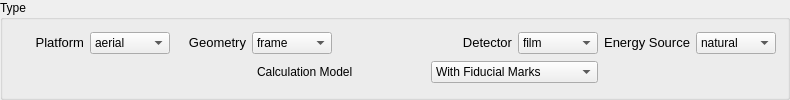
       <widget class="QGroupBox" name="groupBox">
        <property name="title">
         <string>Type</string>
        </property>
        <layout class="QGridLayout" name="gridLayout">
         <item row="1" column="2" colspan="3">
          <layout class="QHBoxLayout" name="horizontalLayout_40">
           <item>
            <widget class="QLabel" name="label_20">
             <property name="text">
              <string>Calculation Model</string>
             </property>
            </widget>
           </item>
           <item>
            <widget class="QComboBox" name="calcModelComboBox">
             <item>
              <property name="text">
               <string>With Fiducial Marks</string>
              </property>
             </item>
             <item>
              <property name="text">
               <string>With Sensor Dimensions</string>
              </property>
             </item>
             <item>
              <property name="text">
               <string>Fixed Parameters</string>
              </property>
             </item>
            </widget>
           </item>
          </layout>
         </item>
         <item row="0" column="5">
          <layout class="QHBoxLayout" name="horizontalLayout_8" stretch="1,0">
           <item>
            <widget class="QLabel" name="label_26">
             <property name="text">
              <string>&lt;!DOCTYPE HTML PUBLIC &quot;-//W3C//DTD HTML 4.0//EN&quot; &quot;http://www.w3.org/TR/REC-html40/strict.dtd&quot;&gt;
&lt;html&gt;&lt;head&gt;&lt;meta name=&quot;qrichtext&quot; content=&quot;1&quot; /&gt;&lt;style type=&quot;text/css&quot;&gt;
p, li { white-space: pre-wrap; }
&lt;/style&gt;&lt;/head&gt;&lt;body style=&quot; font-family:'Sans'; font-size:10pt; font-weight:400; font-style:normal;&quot;&gt;
&lt;table style=&quot;-qt-table-type: root; margin-top:4px; margin-bottom:4px; margin-left:4px; margin-right:4px;&quot;&gt;
&lt;tr&gt;
&lt;td style=&quot;border: none;&quot;&gt;
&lt;p align=&quot;right&quot; style=&quot; margin-top:0px; margin-bottom:0px; margin-left:0px; margin-right:0px; -qt-block-indent:0; text-indent:0px;&quot;&gt;Energy Source&lt;/p&gt;&lt;/td&gt;&lt;/tr&gt;&lt;/table&gt;&lt;/body&gt;&lt;/html&gt;</string>
             </property>
             <property name="alignment">
              <set>Qt::AlignRight|Qt::AlignTrailing|Qt::AlignVCenter</set>
             </property>
            </widget>
           </item>
           <item>
            <widget class="QComboBox" name="energyCombo">
             <property name="minimumSize">
              <size>
               <width>80</width>
               <height>0</height>
              </size>
             </property>
             <item>
              <property name="text">
               <string>natural</string>
              </property>
             </item>
            </widget>
           </item>
          </layout>
         </item>
         <item row="0" column="0">
          <layout class="QHBoxLayout" name="horizontalLayout_12">
           <item>
            <widget class="QLabel" name="label_4">
             <property name="sizePolicy">
              <sizepolicy hsizetype="MinimumExpanding" vsizetype="Preferred">
               <horstretch>0</horstretch>
               <verstretch>0</verstretch>
              </sizepolicy>
             </property>
             <property name="minimumSize">
              <size>
               <width>70</width>
               <height>0</height>
              </size>
             </property>
             <property name="text">
              <string>&lt;!DOCTYPE HTML PUBLIC &quot;-//W3C//DTD HTML 4.0//EN&quot; &quot;http://www.w3.org/TR/REC-html40/strict.dtd&quot;&gt;
&lt;html&gt;&lt;head&gt;&lt;meta name=&quot;qrichtext&quot; content=&quot;1&quot; /&gt;&lt;style type=&quot;text/css&quot;&gt;
p, li { white-space: pre-wrap; }
&lt;/style&gt;&lt;/head&gt;&lt;body style=&quot; font-family:'Sans'; font-size:10pt; font-weight:400; font-style:normal;&quot;&gt;
&lt;table style=&quot;-qt-table-type: root; margin-top:4px; margin-bottom:4px; margin-left:4px; margin-right:4px;&quot;&gt;
&lt;tr&gt;
&lt;td style=&quot;border: none;&quot;&gt;
&lt;p align=&quot;right&quot; style=&quot; margin-top:0px; margin-bottom:0px; margin-left:0px; margin-right:0px; -qt-block-indent:0; text-indent:0px;&quot;&gt;Platform&lt;/p&gt;&lt;/td&gt;&lt;/tr&gt;&lt;/table&gt;&lt;/body&gt;&lt;/html&gt;</string>
             </property>
            </widget>
           </item>
           <item>
            <widget class="QComboBox" name="platformCombo">
             <property name="minimumSize">
              <size>
               <width>80</width>
               <height>0</height>
              </size>
             </property>
             <item>
              <property name="text">
               <string>aerial</string>
              </property>
             </item>
            </widget>
           </item>
          </layout>
         </item>
         <item row="0" column="1" colspan="2">
          <layout class="QHBoxLayout" name="horizontalLayout_11">
           <item>
            <widget class="QLabel" name="label_2">
             <property name="sizePolicy">
              <sizepolicy hsizetype="MinimumExpanding" vsizetype="Preferred">
               <horstretch>0</horstretch>
               <verstretch>0</verstretch>
              </sizepolicy>
             </property>
             <property name="minimumSize">
              <size>
               <width>70</width>
               <height>0</height>
              </size>
             </property>
             <property name="text">
              <string>&lt;!DOCTYPE HTML PUBLIC &quot;-//W3C//DTD HTML 4.0//EN&quot; &quot;http://www.w3.org/TR/REC-html40/strict.dtd&quot;&gt;
&lt;html&gt;&lt;head&gt;&lt;meta name=&quot;qrichtext&quot; content=&quot;1&quot; /&gt;&lt;style type=&quot;text/css&quot;&gt;
p, li { white-space: pre-wrap; }
&lt;/style&gt;&lt;/head&gt;&lt;body style=&quot; font-family:'Sans'; font-size:10pt; font-weight:400; font-style:normal;&quot;&gt;
&lt;table style=&quot;-qt-table-type: root; margin-top:4px; margin-bottom:4px; margin-left:4px; margin-right:4px;&quot;&gt;
&lt;tr&gt;
&lt;td style=&quot;border: none;&quot;&gt;
&lt;p align=&quot;right&quot; style=&quot; margin-top:0px; margin-bottom:0px; margin-left:0px; margin-right:0px; -qt-block-indent:0; text-indent:0px;&quot;&gt;Geometry&lt;/p&gt;&lt;/td&gt;&lt;/tr&gt;&lt;/table&gt;&lt;/body&gt;&lt;/html&gt;</string>
             </property>
            </widget>
           </item>
           <item>
            <widget class="QComboBox" name="geometryCombo">
             <property name="minimumSize">
              <size>
               <width>80</width>
               <height>0</height>
              </size>
             </property>
             <item>
              <property name="text">
               <string>frame</string>
              </property>
             </item>
            </widget>
           </item>
          </layout>
         </item>
         <item row="0" column="4">
          <layout class="QHBoxLayout" name="horizontalLayout_13" stretch="1,0">
           <item>
            <widget class="QLabel" name="label_3">
             <property name="sizePolicy">
              <sizepolicy hsizetype="MinimumExpanding" vsizetype="Preferred">
               <horstretch>0</horstretch>
               <verstretch>0</verstretch>
              </sizepolicy>
             </property>
             <property name="minimumSize">
              <size>
               <width>70</width>
               <height>0</height>
              </size>
             </property>
             <property name="text">
              <string>&lt;!DOCTYPE HTML PUBLIC &quot;-//W3C//DTD HTML 4.0//EN&quot; &quot;http://www.w3.org/TR/REC-html40/strict.dtd&quot;&gt;
&lt;html&gt;&lt;head&gt;&lt;meta name=&quot;qrichtext&quot; content=&quot;1&quot; /&gt;&lt;style type=&quot;text/css&quot;&gt;
p, li { white-space: pre-wrap; }
&lt;/style&gt;&lt;/head&gt;&lt;body style=&quot; font-family:'Sans'; font-size:10pt; font-weight:400; font-style:normal;&quot;&gt;
&lt;table style=&quot;-qt-table-type: root; margin-top:4px; margin-bottom:4px; margin-left:4px; margin-right:4px;&quot;&gt;
&lt;tr&gt;
&lt;td style=&quot;border: none;&quot;&gt;
&lt;p align=&quot;right&quot; style=&quot; margin-top:0px; margin-bottom:0px; margin-left:0px; margin-right:0px; -qt-block-indent:0; text-indent:0px;&quot;&gt;Detector&lt;/p&gt;&lt;/td&gt;&lt;/tr&gt;&lt;/table&gt;&lt;/body&gt;&lt;/html&gt;</string>
             </property>
             <property name="alignment">
              <set>Qt::AlignRight|Qt::AlignTrailing|Qt::AlignVCenter</set>
             </property>
            </widget>
           </item>
           <item>
            <widget class="QComboBox" name="detectorCombo">
             <property name="minimumSize">
              <size>
               <width>80</width>
               <height>0</height>
              </size>
             </property>
             <item>
              <property name="text">
               <string>film</string>
              </property>
             </item>
             <item>
              <property name="text">
               <string>ccd</string>
              </property>
             </item>
            </widget>
           </item>
          </layout>
         </item>
        </layout>
        <zorder></zorder>
       </widget>
